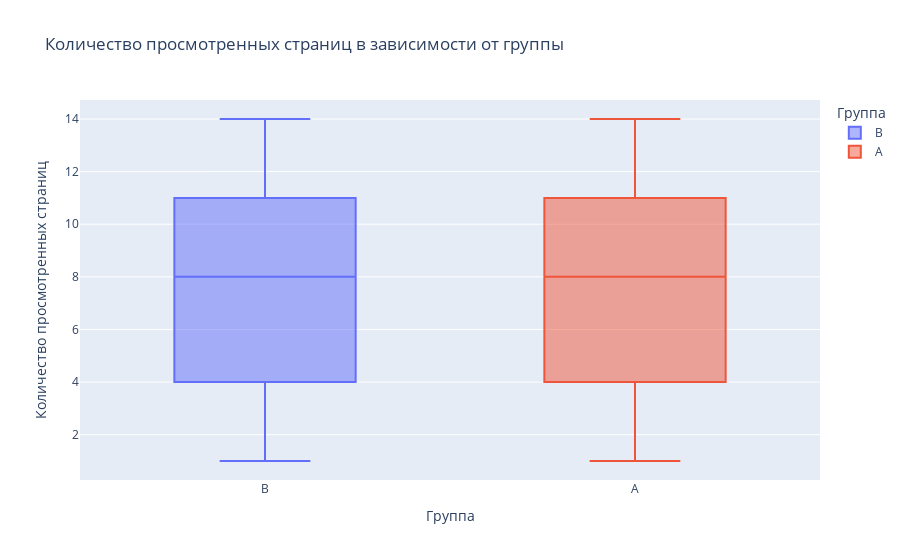

Source (notebook cell):
### Code cell
fig = px.box(ab_data,
             x='Group',
             y='Page Views',
             color = 'Group',
             title = 'Количество просмотренных страниц в зависимости от группы',
             labels={'Group':'Группа', 'Page Views':'Количество просмотренных страниц'},
             height = 500)
fig.show()

### Figure 1 — Plotly figure (JSON) as saved in the notebook; plotly's stock layout.template omitted (floating-point values rounded to 4 significant figures; data arrays with more than 128 entries replaced by an {"elided": "..."} marker saying what was removed)
{"data": [{"alignmentgroup": "True", "hovertemplate": "Группа=%{x}<br>Количество просмотренных страниц=%{y}<extra></extra>", "legendgroup": "B", "marker": {"color": "#636efa"}, "name": "B", "notched": false, "offsetgroup": "B", "orientation": "v", "showlegend": true, "type": "box", "x": {"elided": "2481 str values"}, "x0": " ", "xaxis": "x", "y": {"elided": "2481 int values"}, "y0": " ", "yaxis": "y"}, {"alignmentgroup": "True", "hovertemplate": "Группа=%{x}<br>Количество просмотренных страниц=%{y}<extra></extra>", "legendgroup": "A", "marker": {"color": "#EF553B"}, "name": "A", "notched": false, "offsetgroup": "A", "orientation": "v", "showlegend": true, "type": "box", "x": {"elided": "2519 str values"}, "x0": " ", "xaxis": "x", "y": {"elided": "2519 int values"}, "y0": " ", "yaxis": "y"}], "layout": {"autosize": true, "boxmode": "overlay", "legend": {"title": {"text": "Группа"}, "tracegroupgap": 0}, "title": {"text": "Количество просмотренных страниц в зависимости от группы"}, "xaxis": {"anchor": "y", "autorange": true, "categoryarray": ["B", "A"], "categoryorder": "array", "domain": [0, 1], "range": [-0.5, 1.5], "title": {"text": "Группа"}, "type": "category"}, "yaxis": {"anchor": "x", "autorange": true, "domain": [0, 1], "range": [0.2778, 14.72], "title": {"text": "Количество просмотренных страниц"}, "type": "linear"}}}
